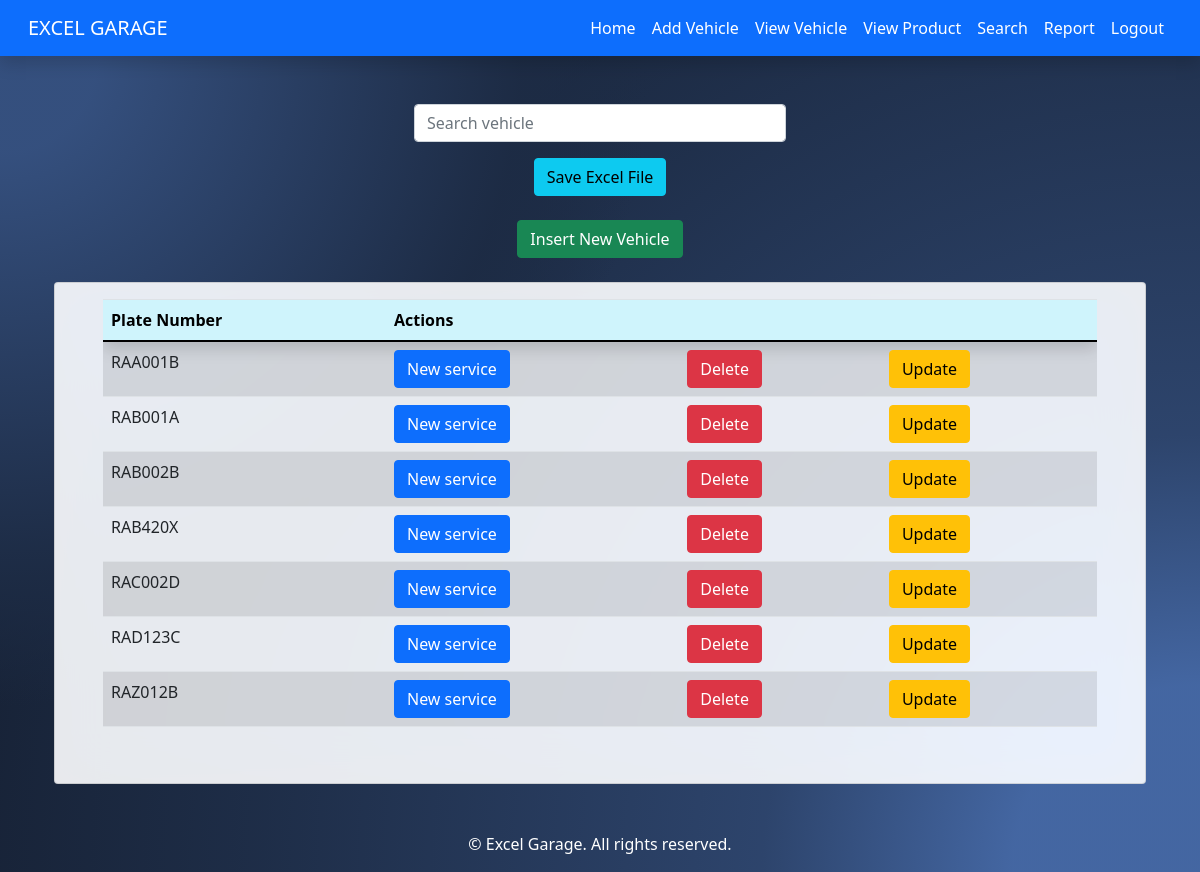
The app's page /viewvehicle.php (signed in) with its own data.
### tables this page shows
CREATE TABLE `vehicles` (
  `vehicle_id` int(11) NOT NULL,
  `plate` varchar(7) NOT NULL
);

### viewvehicle.php (the view, shortened to what this page needs)
<!DOCTYPE html>
<html lang="en" dir="ltr">
  <head>
    <link rel="stylesheet" href="bootstrap/css/bootstrap.min.css">
    <link href="https://cdn.jsdelivr.net/npm/bootstrap@5.0.2/dist/css/bootstrap.min.css" rel="stylesheet">
  </head>
  <body>
  <nav class="navbar navbar-expand-sm bg-primary navbar-dark shadow">
        <div class="container-fluid">
            <a href="home.php" class="navbar-brand">EXCEL GARAGE</a>
            <div class="collapse navbar-collapse" id="navbarCollapse">
                <div class="navbar-nav ms-auto">
                    <a href="home.php" class="nav-item nav-link active">Home</a>
                    <a href="vehicles.php" class="nav-item nav-link active">Add Vehicle</a>
                    <a href="Viewvehicle.php" class="nav-item nav-link active">View Vehicle</a>
                    <a href="viewproduct.php" class="nav-item nav-link active">View Product</a>
                    <a href="search.php" class="nav-item nav-link active">Search</a>
                    <a href="Report.php" class="nav-item nav-link active">Report</a>
                    <a href="logout.php" class="nav-item nav-link active" tabindex="-1">Logout</a>
                </div>
            </div>
        </div>
    </nav>
    <section class="background-radial-gradient overflow-auto">
<section class="background-radial-gradient overflow-hidden">
	<br><br>
<center>
    <div class="container">
  <div class="form-group">
    <input type="text" id="myInput" oninput="toUpperCase(this)" onkeypress="return isNumberKey(event)" maxlength="7" minlength="7" placeholder="Search vehicle" class="form-control col-md-4">
  </div>
<div>
  <a href="download_vehicle.php"><button class="btn btn-info">Save Excel File</button></a>
</div>
<br>
<div>
  <a href="vehicles.php"><button class="btn btn-success">Insert New Vehicle</button></a>
</div>
	<br>
  <div class="container-lg">
  <div class="card bg-glass">
          <div class="card-body px-4 py-3 px-md-5">
              <div class="row">
                <div class="form-outline mb-4">
                  <div class="form-outline">
<div class="table-responsive">
	<table class="table table-hover table-striped">
  <thead class="table-info shadow">
		<th>Plate Number</th>
		<th colspan="3">Actions</th>
  </thead>
  <tbody id="myTable">
		<?php
		  include 'link.php';
		  $select=$mysqli->query("SELECT * FROM vehicles");
           while ($fetch=mysqli_fetch_array($select)) {
           	?>
           	<tr>
           		<td><?php echo $fetch['plate'] ?></td>
           		<td><a href="product.php?vehicle_id=<?php echo $fetch['vehicle_id'] ?>"><button class="btn btn-primary">New service</button></a></td>
           		<td><a href="vehicle_delete.php?vehicle_id=<?php echo $fetch['vehicle_id'] ?>"><button class="btn btn-danger">Delete</button></a></td>
           		<td><a href="vehicle_update.php?vehicle_id=<?php echo $fetch['vehicle_id'] ?>"><button class="btn btn-warning">Update</button></a></td>
           	</tr>
           	<?php
           }
		?>
  </tbody>
	</table>
	</center>
	<br><br>
    <footer style="position: bottom: 0; left: 0; width: 100%; text-align: center;">
  <p style="color: white;">&copy; Excel Garage. All rights reserved.</p>
</footer>
  </body>
</html>

### viewvehicle.php (style rules this page uses)
.background-radial-gradient { background-color: hsl(218, 41%, 15%); background-image: radial-gradient(650px circle at 0% 0%, hsl(218, 41%, 35%) 15%, hsl(218, 41%, 30%) 35%, hsl(218, 41%, 20%) 75%, hsl(218, 41%, 19%) 80%, transparent 100%), radial-gradient(1250px circle at 100% 100%, hsl(218, 41%, 45%) 15%, hsl(218, 41%, 30%) 35%, hsl(218, 41%, 20%) 75%, hsl(218, 41%, 19%) 80%, transparent 100%); }
.bg-glass { background-color: hsla(0, 0%, 100%, 0.9) !important; backdrop-filter: saturate(200%) blur(25px); }

### records on screen
vehicles: plate "RAA001B"
vehicles: plate "RAB001A"
vehicles: plate "RAB002B"
vehicles: plate "RAB420X"
vehicles: plate "RAC002D"
vehicles: plate "RAD123C"
vehicles: plate "RAZ012B"
